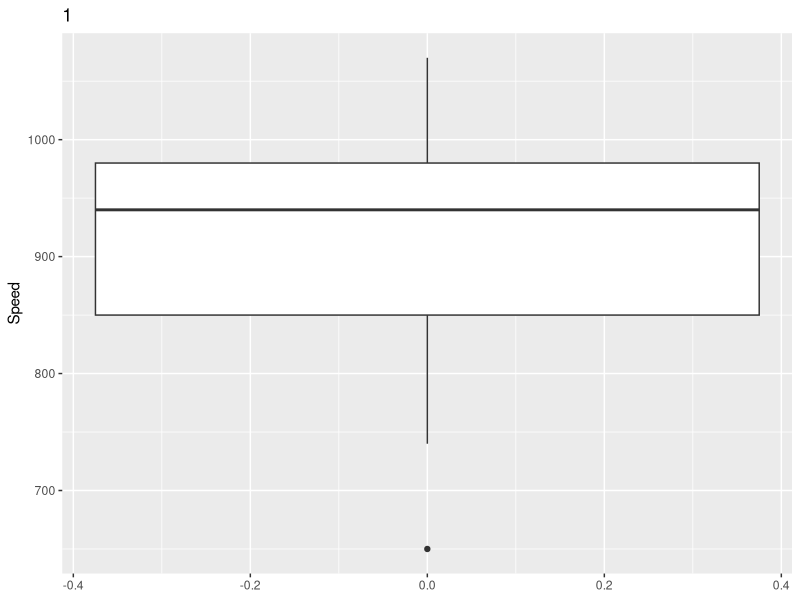
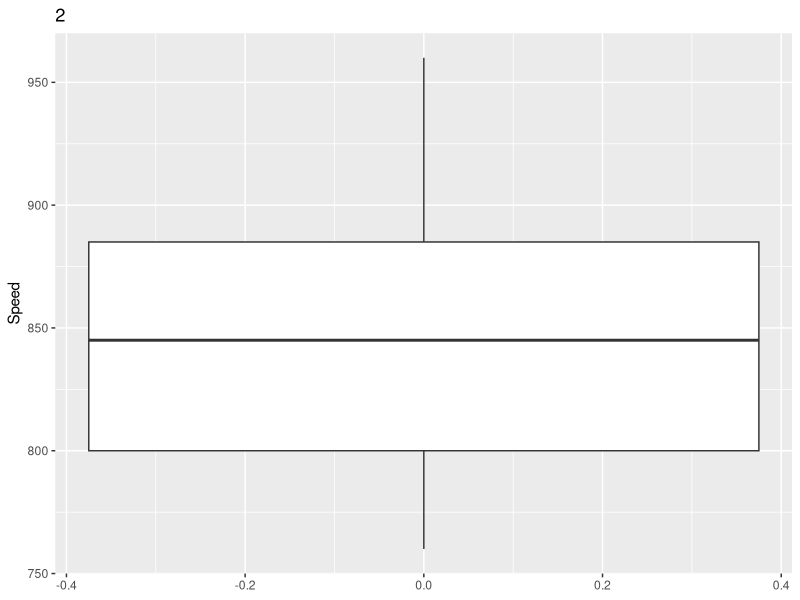
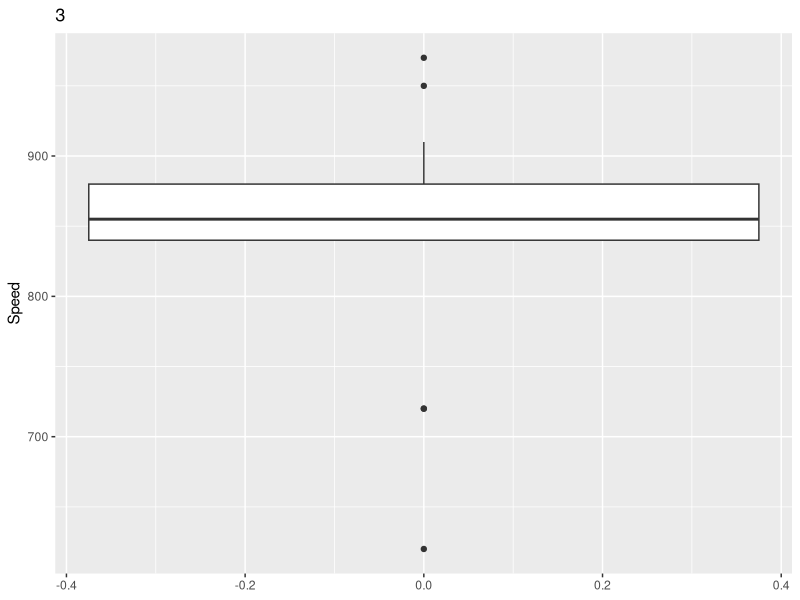
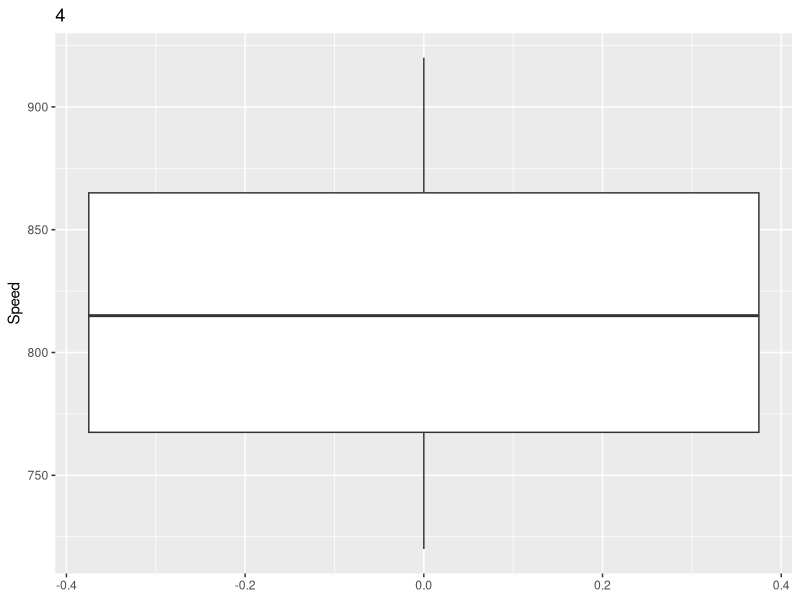
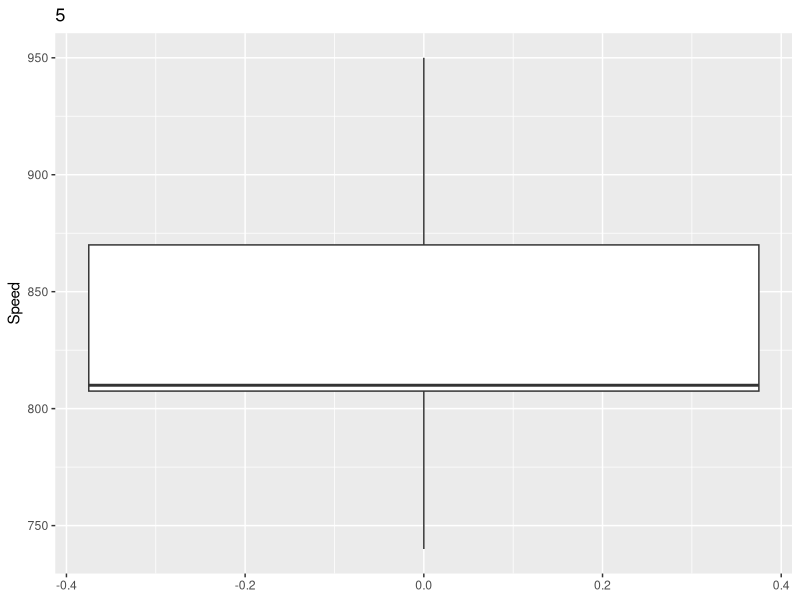
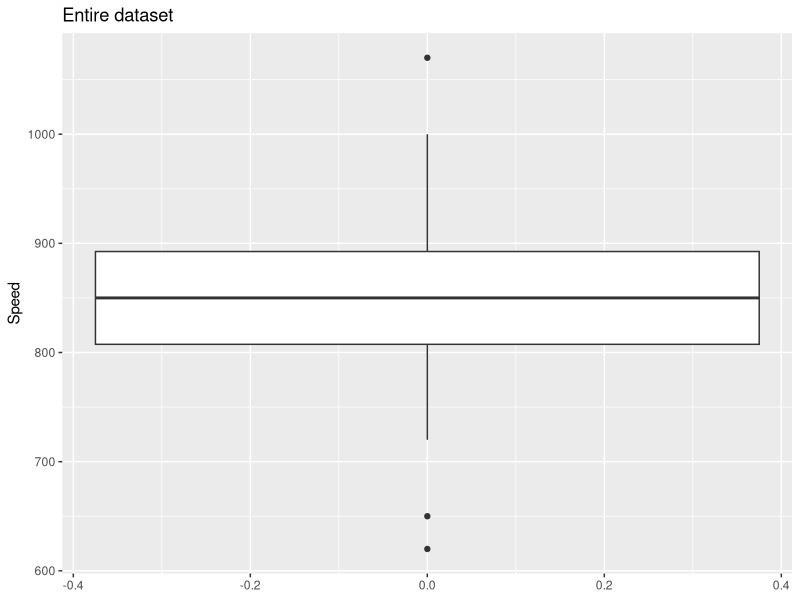
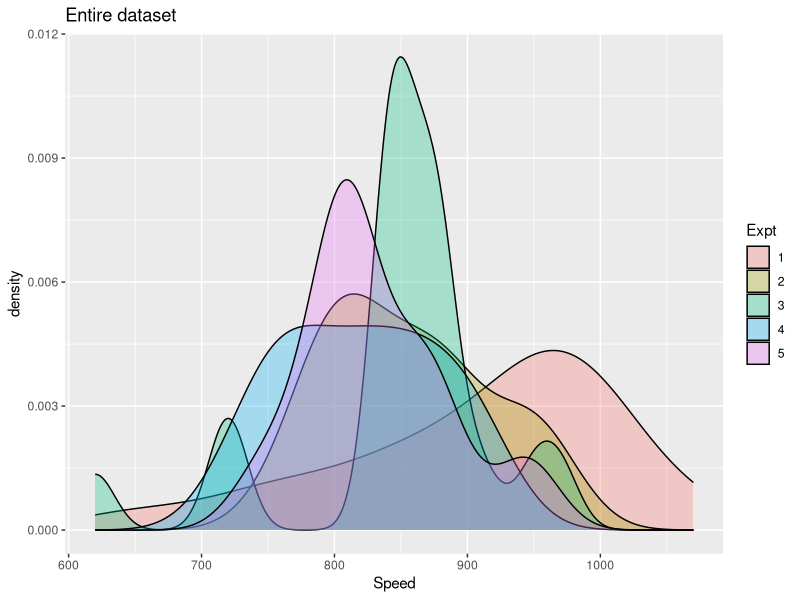
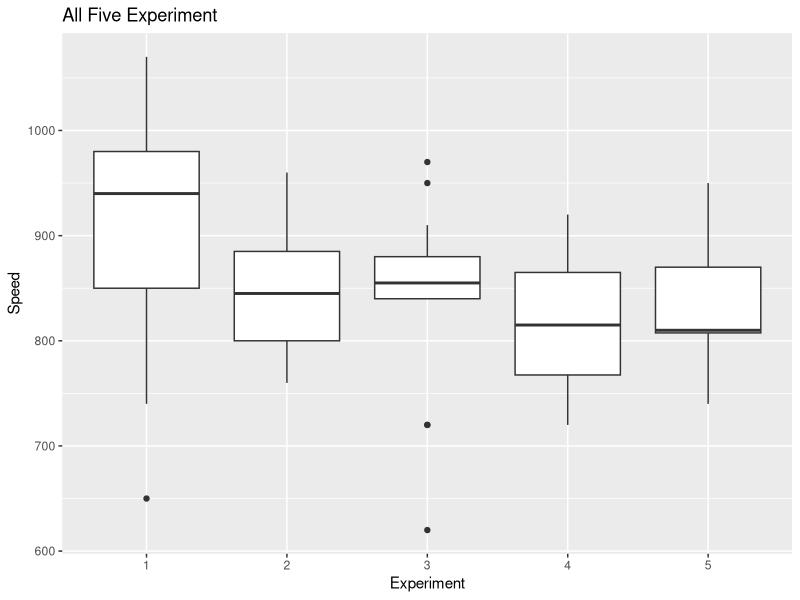

These figures' R source, in order:
## ---- chunk 1
knitr::opts_chunk$set(echo = TRUE)
## ---- chunk 2
#The libraries we will use. 
library(dplyr)
library(ggplot2) 
library(stringdist) 
## ---- chunk 3
morleydata <- read.table("morley.dat",header=T)
morley = read.table("morley.dat",header=T)
#Reading in the data
## ---- chunk 4
expt = unique(morley$Expt) #Look at each of the unique Experiments, 1-5
expt.i = expt[1]
mu = c()
std = c()
idx.list = list()
for(expt.i in expt)
{
  morley.i = morley[morley$Expt==expt.i,]
  print(ggplot(morley.i,aes(y=Speed)) + geom_boxplot() + ggtitle(expt.i))
  q1 = quantile(morley.i$Speed, 0.25) #First quantile
  q3 = quantile(morley.i$Speed, 0.75) #Third quantile
  IQR = 1.5*(q3-q1) #Calculate inter-quartile range then multiply by 1.5 for outlier bounds
  
  idx = which(morley.i$Speed < (q1 - IQR) | morley.i$Speed > (q3+IQR))
  #print(IQR)
  idx.list = c(idx.list, list(idx)) 
  print(morley.i$Speed[idx]) # outliers are 1.5*IQR above or below Q3/Q1 respectively
  
}
ggplot(morley,aes(y=Speed)) + geom_boxplot() + ggtitle("Entire dataset") #using box plot to visually see the outliers.
## ---- chunk 5
morleydata$Expt <- as.factor(morleydata$Expt) #Set Expt as a factor rather than a number
#morley2$Expt = as.factor(morley2$Expt)
morleydata%>% ggplot(aes(x = Speed, fill = Expt))+
  geom_density(alpha = 0.3)+ ggtitle("Entire dataset")
#This density plot gives an overview of all 5 experiments and how their shapes compare
## ---- chunk 6
morleydata%>% group_by(Run) %>%  ggplot(aes(x = Expt, y = Speed))+
  geom_boxplot()+ ggtitle("All Five Experiment ")+
  xlab("Experiment") #Boxplots for all 5 of the experiments, showing range of the data and outliers
## ---- chunk 7
i=1
index = c()
for (expt.i in expt)
{
  idx.expt = which(morley$Expt==expt.i)
  idx = idx.expt[1] + idx.list[[i]]-1
  i=i+1
  index = c(index,idx) #creating a list of outliers
}
index = setdiff(1:nrow(morley),index) #removing outliers from the data
morley2 = morley[index,]
## ---- chunk 8
morley2%>% group_by(Run) %>%  ggplot(aes(x = Expt, y = Speed))+
  geom_boxplot()+ ggtitle("Entire Dataset")+
  xlab("Experiment") #Boxplots with the new data set without outliers. 
## ---- chunk 9
morley2$Expt = as.factor(morley2$Expt)
morley2%>% ggplot(aes(x = Speed, fill = Expt))+
  geom_density(alpha = 0.3)+ ggtitle("Entire Dataset")

## ---- chunk 10
model <- aov(Speed~Expt, data=morley2) #simple ANOVA
summary(model)
## ---- chunk 11
data = read.csv('humans-names.csv') 
names = unique(data$Name) # Look at all of the unique names in the data
data.2 = data
correct.names = c('James','David','Barbara','John','Michael','William','Elizabeth','Joseph','Jessica','Susan','Patricia','Robert','Linda','Mary','Marie','Jennifer','Richard','Jon') #Not misspelled

names.mat = outer(correct.names,names,function(x,y){stringdist(x,y)}) #applying stringdist func

idx = apply(names.mat,2,function(x){which(x<=2)}) #setting x <= 2
for(i in 1:length(names))
{
  if(length(idx[[i]])==1)
    data.2$Name[data$Name==names[i]] = correct.names[idx[[i]]] #No correction made
  else
  {  
    if(names[i]=='eJohn') #Common misspellings and how to correct them
      data.2$Name[data$Name==names[i]] = 'John'
    else if(names[i]=='ohn')
      data.2$Name[data$Name==names[i]] = 'John'
    else if(names[i]=='Jeon')
      data.2$Name[data$Name==names[i]] = 'Jon'
    else if(names[i]=='Johen')
      data.2$Name[data$Name==names[i]] = 'John'
    else if(names[i]=='Mari')
      data.2$Name[data$Name==names[i]] = 'Marie'
    else if(names[i]=='oJhn')
      data.2$Name[data$Name==names[i]] = 'John'
    else if(names[i]=='Joh')
      data.2$Name[data$Name==names[i]] = 'John'
    else if(names[i]=='Maire')
      data.2$Name[data$Name==names[i]] = 'Marie'
    else if(names[i]=='on')
      data.2$Name[data$Name==names[i]] = 'Jon'
    else if(names[i]=='Marei')
      data.2$Name[data$Name==names[i]] = 'Marie'
    else if(names[i]=='Mar')
      data.2$Name[data$Name==names[i]] = 'Mary'
     else if(names[i]=='Jhn')
      data.2$Name[data$Name==names[i]] = 'John'
    else if(names[i]=='Maire')
      data.2$Name[data$Name==names[i]] = 'Marie'
    else if(names[i]=='Jn')
      data.2$Name[data$Name==names[i]] = 'Jon'
    else if(names[i]=='Marey')
      data.2$Name[data$Name==names[i]] = 'Mary'
    else if(names[i]=='Jhon')
      data.2$Name[data$Name==names[i]] = 'John'
     else if(names[i]=='Jonh')
      data.2$Name[data$Name==names[i]] = 'John'
    else if(names[i]=='Joen')
      data.2$Name[data$Name==names[i]] = 'Jon'
    else if(names[i]=='Jo')
      data.2$Name[data$Name==names[i]] = 'Jon'
   
  }
}
print(data.2$Name[!data.2$Name%in%correct.names])
## ---- chunk 12
names = data$Name[!data$Name%in%correct.names] #The names that are definitely not correct
correct = data.2$Name[!data$Name%in%correct.names] #The names that are definitely correct
dist = data.frame(correct,stringdist(names,correct,method='dl')) #Distance between them
colnames(dist)= c('Name','distance')
ggplot(dist,aes(x=distance,group=Name)) + geom_histogram(binwidth=1)+xlab('Number of mistakes')+facet_wrap(Name~.) +ggtitle('Histogram of number of spelling mistakes for each name.')
## ---- chunk 13
names = unique(data$Name) #All of the unique names in the data
clean.data = function(data)
{
  data.3 = data
  
  correct.names = unique(data$Name[1:100]) #assume the first 100 names are correct
  names.mat = outer(correct.names,names,function(x,y){stringdist(x,y)})
  idx = apply(names.mat,2,function(x){which(x<=2)}) # set x<=2
  for(i in 1:length(names))
  {
    data.3$Name[data$Name==names[i]] = correct.names[idx[[i]]][1] #Make corrections
  }
  return(data.3) 
}
data.3 = clean.data(data)
acc=length(data.3$Name[data.3$Name==data.2$Name])/length(data.3$Name)*100 #Looking at the proportions that match
print('Accuracy:')
print(sprintf('%f%s',acc,'%'))
